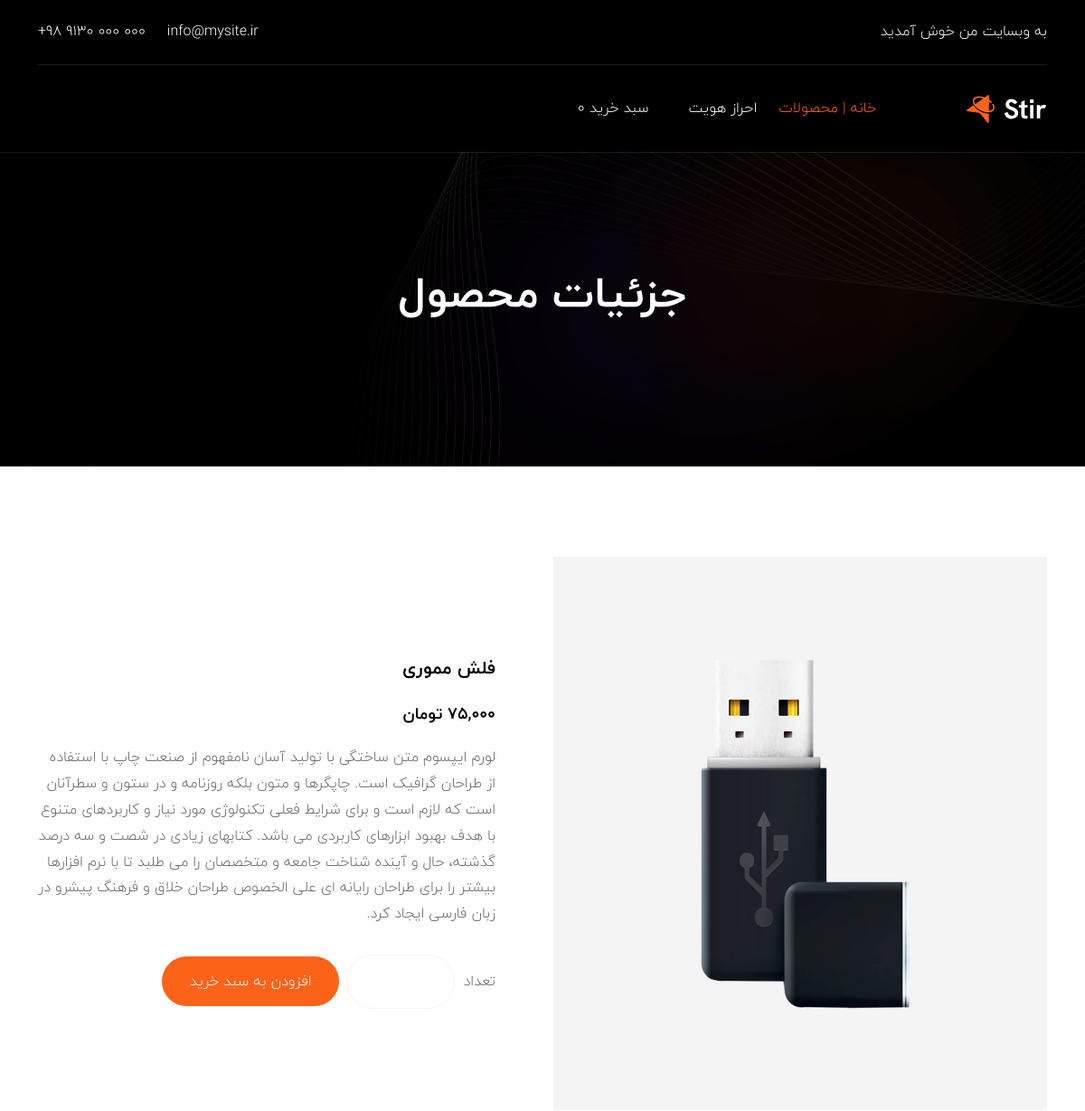
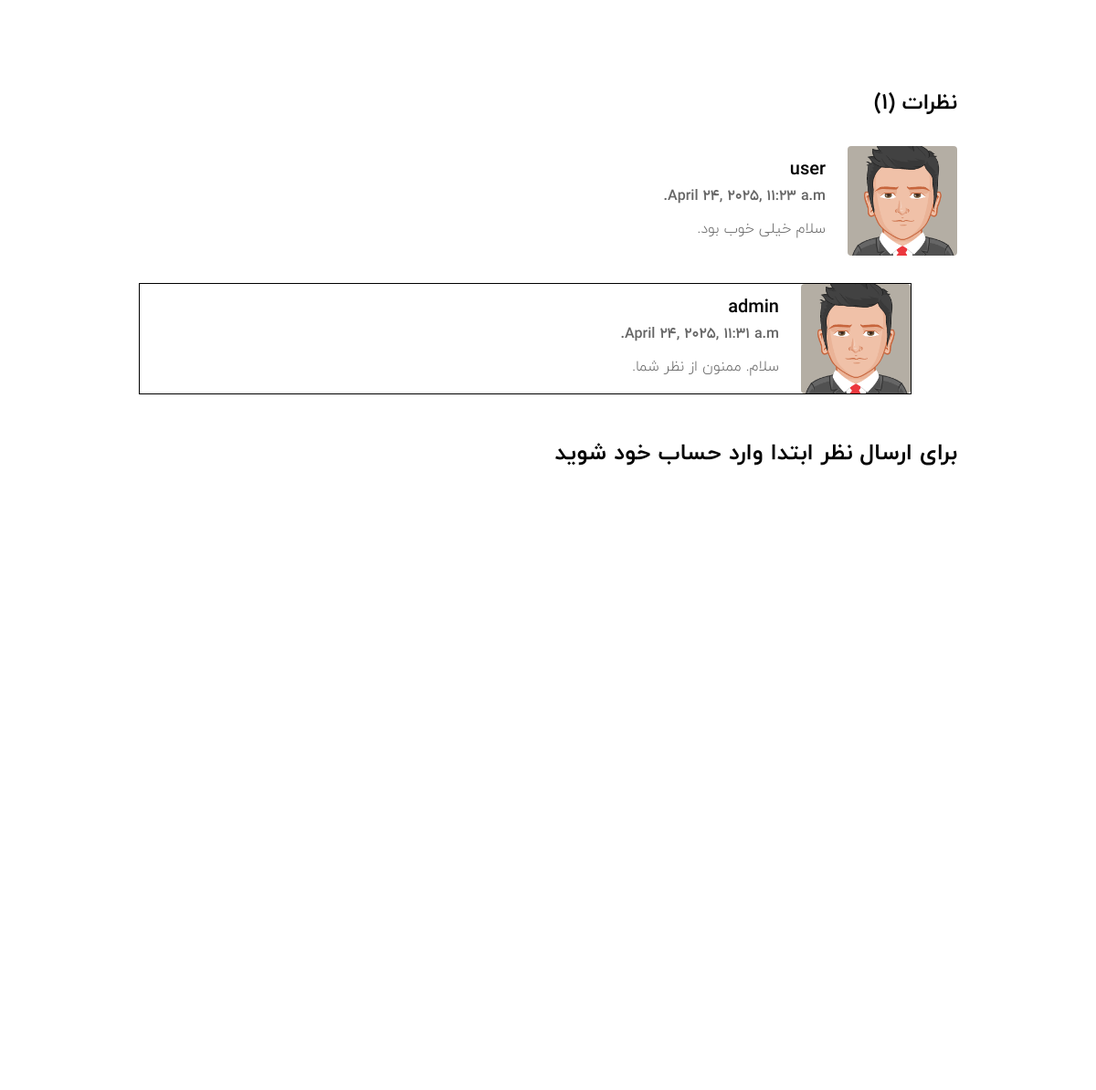
Page /product/usb-flash/ on the committed database (2 pictures, top to bottom).
### home/models.py (models this page shows, shortened)
class Product(models.Model):
    category = models.ManyToManyField(Category, related_name='products')
    name = models.CharField(max_length=200)
    slug = models.CharField(max_length=250)
    image = models.ImageField(upload_to='products')
    description = models.TextField()
    price = models.IntegerField()
    available = models.BooleanField(default=True)
    created = models.DateTimeField(auto_now_add=True)
    updated = models.DateTimeField(auto_now=True)
    class Meta:
        ordering = ['name']

class Comment(models.Model):
    user = models.ForeignKey(User, on_delete=models.CASCADE, related_name='ucomments')
    product = models.ForeignKey(Product, on_delete=models.CASCADE, related_name='pcomments')
    reply = models.ForeignKey('self', on_delete=models.CASCADE, related_name='rcomments', blank=True, null=True)
    is_reply = models.BooleanField(default=False)
    body = models.TextField(max_length=500)
    created = models.DateTimeField(auto_now_add=True)

### account/models.py (models this page shows)
class Profile(models.Model):
    user = models.OneToOneField(User, on_delete=models.CASCADE)
    full_name = models.CharField(max_length=250, default='خالی')
    phone = models.CharField(max_length=11, default='خالی')
    address = models.TextField(default='خالی')
    image = models.ImageField(upload_to='avatar/', default='avatar.png')
    total_paid = models.IntegerField(default=0)
    total_discount = models.IntegerField(default=0)
    order_count = models.IntegerField(default=0)
    item_count = models.IntegerField(default=0)
    active_order = models.IntegerField(null=True, blank=True)

### home/views.py (the view, shortened to what this page needs)
# urls.py: path('product/<slug:product_slug>/', views.ProductDetailsView.as_view(), name='product_details'),
class ProductDetailsView(View):
    form_class = CommentCreateForm
    form_class_reply = CommentReplyForm
    def setup(self, request, *args, **kwargs):
        self.product = get_object_or_404(Product, slug=kwargs['product_slug'])
        return super().setup(request, *args, **kwargs)
    def get(self, request, product_slug):
        comments = self.product.pcomments.filter(is_reply=False)
        form = AddToCardForm()
        return render(request, 'home/product_details.html', {'product':self.product, 'form':form, 'comments':comments,
                                                             'comment_form':self.form_class, 'comment_reply_form':self.form_class_reply})

### order/forms.py
class AddToCardForm(forms.Form):
    quantity = forms.IntegerField(label=False, min_value=1, widget=forms.NumberInput(attrs={
        'class':'input-counter d-flex justify-content-between', 'style':'text-align:center'
    }))

### order/context_processors.py (called while the page is built)
def cart_total_quantity(request):
    if request.user.is_authenticated and request.user.profile.active_order:
        return {'cart_total_quantity': len(Cart(request))}
    return {'cart_total_quantity': 0}

### home/templates/home/product_details.html (shortened to what this page needs)
{% extends "base.html" %}
{% block page_title %}جزئیات محصول{% endblock page_title %}
{% block content %}
<div class="product-details-area ptb-100 bg-white">
    <div class="container">
        <div class="row align-items-center">
            <div class="col-lg-6">
                <div class="product-details-img">
                    <img src="{{ product.image.url }}">
                </div>
            </div>
            <div class="col-lg-6">
                <div class="product-details-content mt-4 mt-lg-0">
                    <h3>{{ product.name }}</h3>
                    {% load humanize %}
                    <span class="price">{{ product.price|intcomma }} تومان</span>
                    <p>{{ product.description }}</p>
                    <div style="display:flex;justify-content:space-between;margin-top:30px">
                        <div style="display:flex;align-items:center">
                            <span class="sub-title">تعداد</span>
                            <form action="{% url "order:cart_add" product.id %}" method="post" class="d-flex justify-content-xl-between align-items-center flex-wrap gap-2 quantity-wrap">
                                <div class="">
                                    {{ form.as_p }}
                                </div>
                                <input type="submit" value="افزودن به سبد خرید"  class="main-btn active" style="border:none">
                            </form>
                        </div>
                    </div>
                </div>
            </div>
        </div>
    </div>
</div>
<div class="product-info-area pb-100 bg-white">
    <div class="container">
        <h4>نظرات ({{ comments.count }})</h4><br>
        <div class="tab-pane fade active show" id="reviews-tab-pane" role="tabpanel" aria-labelledby="reviews-tab" tabindex="0">
            <ul class="review-list ps-0 mb-0 list-unstyled">
                {% for comment in comments %}
                    <li>
                        <div class="d-md-flex align-items-center">
                            {% load static %}
                            <div class="flex-shrink-0">
                                <img src="{{ comment.user.profile.image.url }}">
                            </div>
                            <div class="flex-grow-1 ms-md-4 mt-3 mt-md-0">
                                <h3>{{ comment.user }}</h3>
                                <span class="col-lg-3">{{ comment.created }}</span>
                                <p>{{ comment.body }}</p>
                            </div>
                        </div>
                        {% with replies=comment.rcomments.all %}
                            {% for reply in replies %}
                                <div class="d-md-flex align-items-center" style="margin:30px 50px 0 0;border:solid 1px black">
                                    <div class="flex-shrink-0">
                                        <img src="{{ reply.user.profile.image.url }}">
                                    </div>
                                    <div class="flex-grow-1 ms-md-4 mt-3 mt-md-0">
                                        <h3>{{ reply.user }}</h3>
                                        <span class="col-lg-3">{{ reply.created }}</span>
                                        <p>{{ reply.body }}</p>
                                    </div>
                                </div>
                            {% endfor %}
                        {% endwith %}
                    </li>
                {% endfor %}
            </ul>
            <div class="review-form">
                {% if request.user.is_authenticated %}
                    <h3>نظرات خود را با ما به اشتراک بگذارید</h3>
                    <form action="" method="post">
                        {% csrf_token %}
                        <div class="row">
                            <div class="col-lg-12">
                                <div class="form-group">
                                    {{ comment_form }}
                                </div>
                            </div>
                            <div class="col-lg-12">
                                <div class="form-group">
                                    <input type="submit" class="main-btn" value="ارسال">
                                </div>
                            </div>
                        </div>
                    </form>
                    {% else %}
                    <h3>برای ارسال نظر ابتدا وارد حساب خود شوید</h3>
                {% endif %}
            </div>
        </div>
    </div>
</div>
{% endblock content %}

### static/css/style.css (style rules this page uses)
body { font-size:16px;font-family:"Hanken Grotesk",sans-serif;color:#666;font-weight:400 }
.h1,.h2,.h3,.h4,.h5,.h6,h1,h2,h3,h4,h5,h6 { color:#030303;font-weight:700 }
p { font-size:16px;margin-bottom:15px;line-height:1.8 }
p:last-child { margin-bottom:0 }
img { max-width:100%;height:auto }
.ptb-100 { padding-top:100px;padding-bottom:100px }
.pb-100 { padding-bottom:100px }
.main-btn { background-color:#030303;color:#fff;padding:15.5px 30px;font-weight:500;font-size:16px;text-decoration:none;border-radius:50px;display:inline-block;transition:all ease .5s }
.main-btn.active { background-color:#fd6219 }
.product-details-content { margin-right:40px }
.product-details-content h3 { font-size:20px;margin-bottom:25px }
.product-details-content .price { font-weight:600;font-size:18px;color:#030303;margin-bottom:20px;display:block }
.product-details-content .sub-title { display:block;margin-left:10px }
.input-counter { border:1px solid #f4f4f4;padding:14.5px 12px;width:120px;border-radius:50px }
.quantity-wrap { max-width:518px }
.review-list li { margin-bottom:30px;position:relative }
.review-list li:last-child { margin-bottom:0 }
.review-list li img { width:120px;border-radius:4px }
.review-list li h3 { font-size:20px;margin-bottom:5px }
.review-list li span { font-weight:600;display:block;margin-bottom:10px }
.review-form { margin-top:50px }
.review-form h3 { font-size:25px;margin-bottom:20px }
.product-info-area .container { max-width:920px }

### rows in the picture
Product: image (picture), name "فلش مموری", price "75,000", description "لورم ایپسوم متن ساختگی با تولید آسان نامفهوم از صنعت چاپ با استفاده از طراحان گرافیک است. چاپگرها و متون بلکه روزنامه و در ستون و سطرآنان است که لازم است و برای شرایط فعلی تکنولوژی مورد نیاز و کاربردهای متنوع با هدف بهبود ابزارهای کاربردی می باشد. کتابهای زیادی در شصت و سه درصد گذشته، حال و آینده شناخت جامعه و متخصصان را می طلبد تا با نرم افزارها بیشتر را برای طراحان رایانه ای علی الخصوص طراحان خلاق و فرهنگ پیشرو در زبان فارسی ایجاد کرد."
Comment: user.profile.image (placeholder picture), user "user", created "April 24, 2025, 11:23 a.m.", body "سلام خیلی خوب بود."
Comment: user.profile.image (placeholder picture), user "admin", created "April 24, 2025, 11:31 a.m.", body "سلام. ممنون از نظر شما."

### other values in the picture
{{ cart_total_quantity }} "0"
{{ comments.count }} "1"
